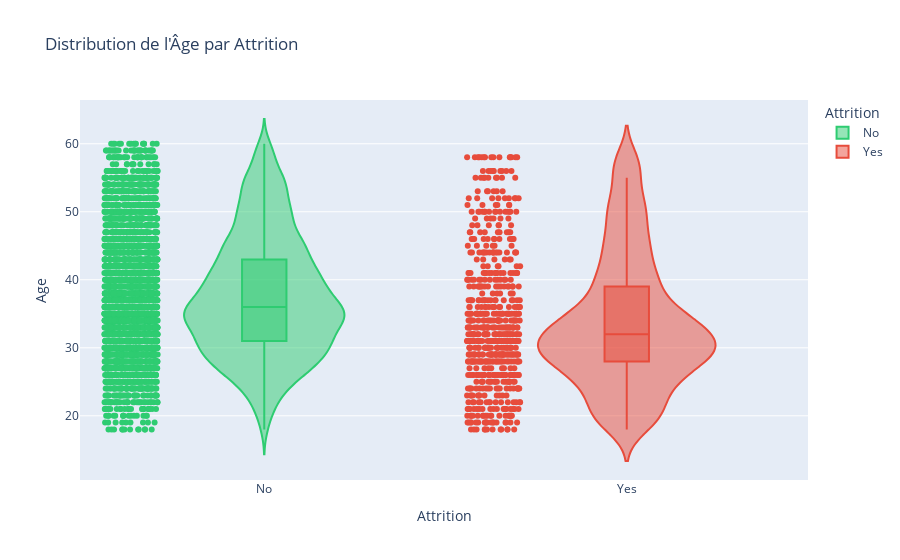

Notebook source saved alongside this figure:
### Code cell
# Visualisations interactives avec Plotly
if 'Age' in df.columns:
    fig = px.violin(df, x='Attrition', y='Age', box=True, points='all',
                    title='Distribution de l\'Âge par Attrition',
                    color='Attrition',
                    color_discrete_map={'Yes': '#e74c3c', 'No': '#2ecc71'})
    fig.show()

### Figure 1 — Plotly figure (JSON) as saved in the notebook; plotly's stock layout.template omitted (floating-point values rounded to 4 significant figures; data arrays with more than 128 entries replaced by an {"elided": "..."} marker saying what was removed)
{"data": [{"alignmentgroup": "True", "box": {"visible": true}, "hovertemplate": "Attrition=%{x}<br>Age=%{y}<extra></extra>", "legendgroup": "No", "marker": {"color": "#2ecc71"}, "name": "No", "offsetgroup": "No", "orientation": "v", "points": "all", "scalegroup": "True", "showlegend": true, "type": "violin", "x": {"elided": "3699 str values"}, "x0": " ", "xaxis": "x", "y": {"elided": "3699 int values"}, "y0": " ", "yaxis": "y"}, {"alignmentgroup": "True", "box": {"visible": true}, "hovertemplate": "Attrition=%{x}<br>Age=%{y}<extra></extra>", "legendgroup": "Yes", "marker": {"color": "#e74c3c"}, "name": "Yes", "offsetgroup": "Yes", "orientation": "v", "points": "all", "scalegroup": "True", "showlegend": true, "type": "violin", "x": {"elided": "711 str values"}, "x0": " ", "xaxis": "x", "y": {"elided": "711 int values"}, "y0": " ", "yaxis": "y"}], "layout": {"legend": {"title": {"text": "Attrition"}, "tracegroupgap": 0}, "title": {"text": "Distribution de l'Âge par Attrition"}, "violinmode": "overlay", "xaxis": {"anchor": "y", "categoryarray": ["No", "Yes"], "categoryorder": "array", "domain": [0, 1], "title": {"text": "Attrition"}}, "yaxis": {"anchor": "x", "domain": [0, 1], "title": {"text": "Age"}}}}
